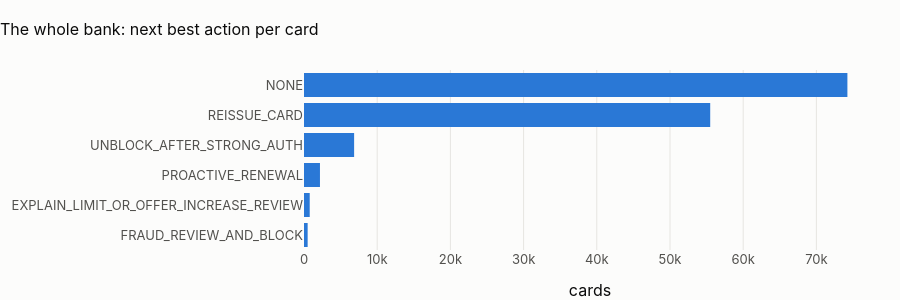

Write notebook code for a chart like this one.
### Markdown cell above
## 2 · Cards: next best action

### Code cell
nba = pl.q(
    "select next_best_action, count(*) as cards from {mart_card_support} group by 1 order by 2 desc"
)
nba["share %"] = (100 * nba.cards / nba.cards.sum()).round(2)
fig = px.bar(
    nba,
    x="cards",
    y="next_best_action",
    orientation="h",
    title=f"{CTRY.title}: next best action per card",
)
fig.update_layout(height=300, yaxis_title=None, yaxis=dict(autorange="reversed"))
fig.show()
show(nba, paging=False)

### Figure 1 — Plotly figure (JSON) as saved in the notebook; plotly's stock layout.template omitted (floating-point values rounded to 4 significant figures)
{"data": [{"hovertemplate": "cards=%{x}<br>next_best_action=%{y}<extra></extra>", "legendgroup": "", "marker": {"color": "#2a78d6", "pattern": {"shape": ""}}, "name": "", "orientation": "h", "showlegend": false, "textposition": "auto", "type": "bar", "x": [74237, 55495, 6847, 2180, 782, 499], "xaxis": "x", "y": ["NONE", "REISSUE_CARD", "UNBLOCK_AFTER_STRONG_AUTH", "PROACTIVE_RENEWAL", "EXPLAIN_LIMIT_OR_OFFER_INCREASE_REVIEW", "FRAUD_REVIEW_AND_BLOCK"], "yaxis": "y"}], "layout": {"barmode": "relative", "height": 300, "legend": {"tracegroupgap": 0}, "title": {"text": "The whole bank: next best action per card"}, "xaxis": {"anchor": "y", "domain": [0.0, 1.0], "title": {"text": "cards"}}, "yaxis": {"anchor": "x", "autorange": "reversed", "domain": [0.0, 1.0], "title": {}}}}
